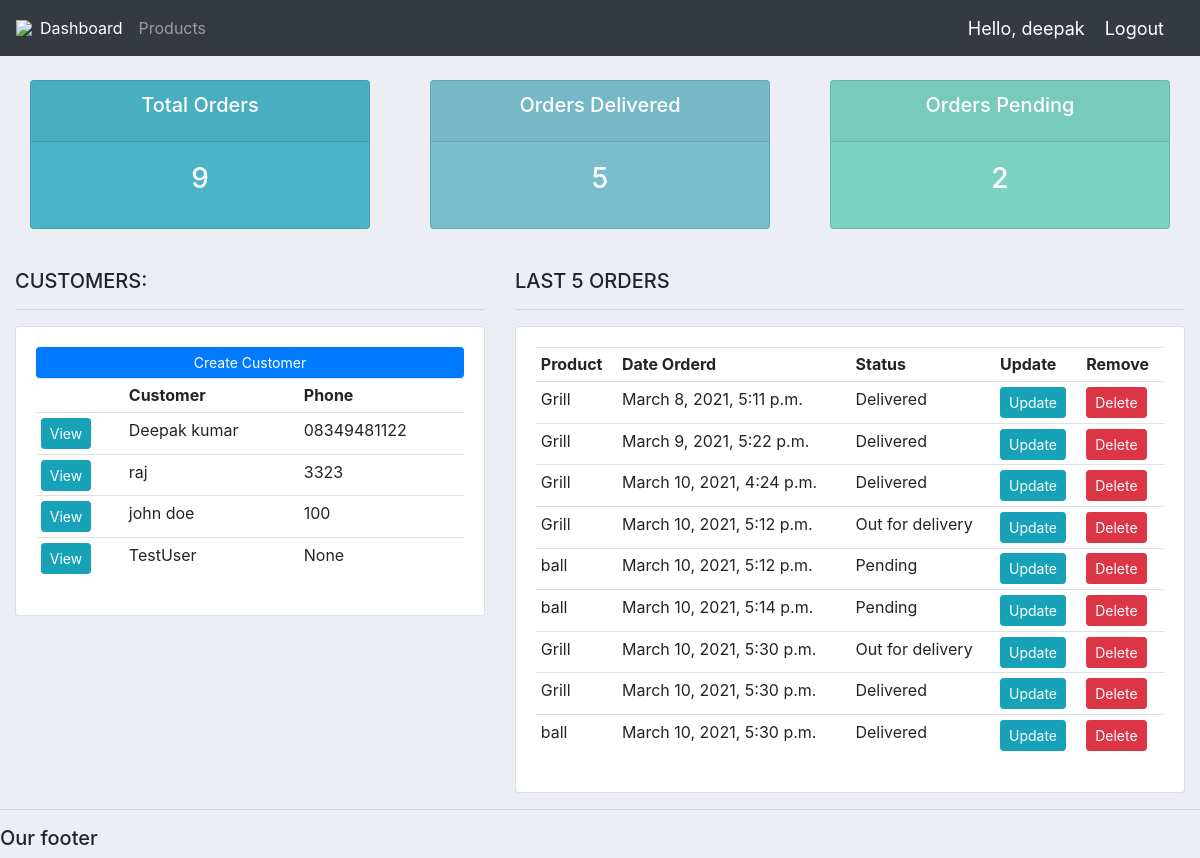
Page / (signed in) on the earlier database version.
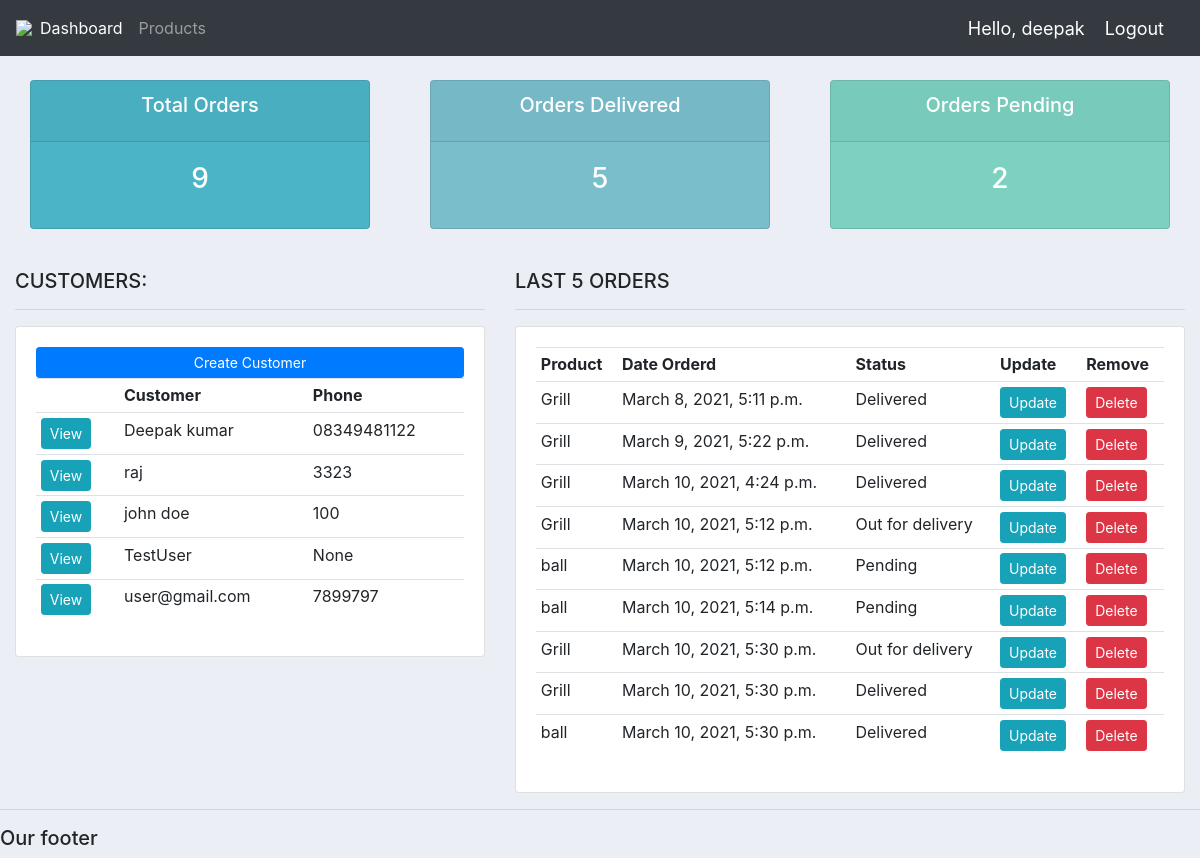
Same page on the later database version.
### accounts/models.py (models this page shows, shortened)
class Customer(models.Model):
	user = models.OneToOneField(User,null=True,blank=True,on_delete=models.CASCADE)
	name = models.CharField(max_length=200, null=True)
	phone = models.CharField(max_length=200, null=True)
	email = models.CharField(max_length=200, null=True)
	profile_pic = models.ImageField(default="Photo.jpeg",null=True,blank=True)
	date_created = models.DateTimeField(auto_now_add=True, null=True)

class Order(models.Model):
	STATUS = (
			('Pending', 'Pending'),
			('Out for delivery', 'Out for delivery'),
			('Delivered', 'Delivered'),
			)
	customer = models.ForeignKey(Customer, null=True, on_delete= models.SET_NULL)
	product = models.ForeignKey(Product, null=True, on_delete= models.SET_NULL)
	date_created = models.DateTimeField(auto_now_add=True, null=True)
	status = models.CharField(max_length=200, null=True, choices=STATUS)
	note = models.CharField(max_length=1000, null=True)

class Product(models.Model):
	CATEGORY = (
			('Indoor', 'Indoor'),
			('Out Door', 'Out Door'),
			)
	name = models.CharField(max_length=200, null=True)
	price = models.FloatField(null=True)
	category = models.CharField(max_length=200, null=True, choices=CATEGORY)
	description = models.CharField(max_length=200, null=True, blank=True)
	date_created = models.DateTimeField(auto_now_add=True, null=True)
	tags = models.ManyToManyField(Tag)
	def __str__(self):
		return self.name

### accounts/decorators.py (the view)
	def wrapper_function(request, *args, **kwargs):
		group = None
		if request.user.groups.exists():
			group = request.user.groups.all()[0].name
		if group == 'customer':
			return redirect('user-page')
		if group == 'admin':
			return view_func(request, *args, **kwargs)

### accounts/views.py (called while the page is built)
@login_required(login_url='login')
@admin_only
def home(request):
	orders = Order.objects.all()
	customers = Customer.objects.all()
	total_customers = customers.count()
	total_orders = orders.count()
	delivered = orders.filter(status='Delivered').count()
	pending = orders.filter(status='Pending').count()
	context = {'orders':orders, 'customers':customers,
	'total_orders':total_orders,'delivered':delivered,
	'pending':pending }
	return render(request, 'accounts/dashboard.html', context)

### accounts/templates/accounts/dashboard.html
{%  extends 'accounts/main.html' %}
{% block content %}
{%  include 'accounts/status.html' %}
<br>
<div class="row">
	<div class="col-md-5">
		<h5>CUSTOMERS:</h5>
		<hr>
		<div class="card card-body">
			<a class="btn btn-primary  btn-sm btn-block" href="">Create Customer</a>
			<table class="table table-sm">
				<tr>
					<th></th>
					<th>Customer</th>
					<th>Phone</th>
				</tr>
				{% for i in customers %}
				<tr>
					<td><a class="btn btn-sm btn-info" href="{% url 'customer' i.id %}">View</a></td>
					<td>{{i.name}}</td>
					<td>{{i.phone}}</td>
				</tr>
				{% endfor %}
			</table>
		</div>
	</div>
	<div class="col-md-7">
		<h5>LAST 5 ORDERS</h5>
		<hr>
		<div class="card card-body">
			<table class="table table-sm">
				<tr>
					<th>Product</th>
					<th>Date Orderd</th>
					<th>Status</th>
					<th>Update</th>
					<th>Remove</th>
				</tr>
				{% for i in orders %}
				<tr>
					<td>{{i.product}}</td>
					<td>{{i.date_created}}</td>
					<td>{{i.status}}</td>
					<td><a class="btn btn-sm btn-info" href="{% url 'update_order' i.id %}">Update</a></td>
					<td><a class="btn btn-sm btn-danger" href="{% url 'delete_order' i.id %}">Delete</a></td>
				</tr>
				{% endfor %}
			</table>
		</div>
	</div>
</div>
{% endblock %}

Differences in the rows shown:
added Customer: name "user@gmail.com", phone "7899797"
